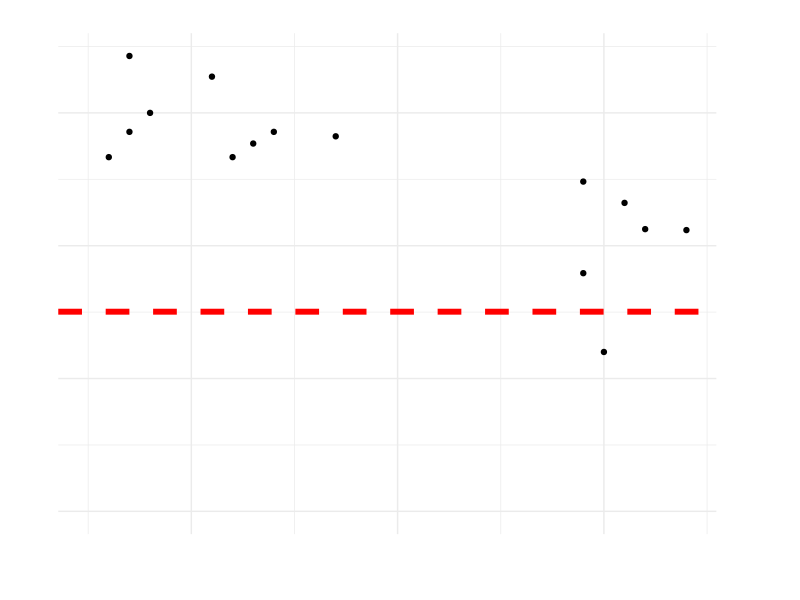

The R script that drew this image: (Note: this script raises an error after producing the figure.)
## ---- chunk 1
library(dplyr)
library(tidyr)
library(knitr)
library(readr)
library(ggplot2)
library(ggrepel)
library(stringr)
## ---- chunk 2
theme_set(theme_bw())
rbis_full <- read.csv("data/rbis-full.csv")
rbis_full <- rbis_full %>%
  mutate(rbi_percentage = round(RBI / Chances, digits = 4))

rbis_2020 <- read.csv("data/rbis-2020.csv")
rbis_2020 <- rbis_2020 %>%
  mutate(rbi_percentage = round(RBI / Chances, digits = 4))

mean_2020 <- sum(rbis_2020[["RBI"]]) / sum(rbis_2020[["Chances"]])
rbis_2020 %>%
  filter(Chances > 4) %>%
  ggplot(aes(x = Chances, y = rbi_percentage, label = Player)) + 
  geom_hline(yintercept = mean_2020, linetype = "dashed", color = "red", size = 2) +
  geom_point(data = subset(rbis_2020, Chances >= 29 | (Chances > 4 & rbi_percentage > 0.65))) + 
  geom_text(data = subset(rbis_2020, Chances < 29 & (Chances > 4 & rbi_percentage <= 0.65)),size = 3) +
  geom_label_repel(data = subset(rbis_2020, Chances >= 29 | (Chances > 4 & rbi_percentage > 0.65)), aes(fill = RBI),size = 3) +
  scale_fill_gradient(low = 'blue', high = 'red') +
  ggtitle("RBI Earned with Runner at Third Base, 2020") +
  xlab("At-Bats with a Runner at Third Base")+
  ylab("Proportion of Runners Batted In") +
  theme(plot.title = element_text(hjust = 0.5)) +
  labs(caption = "League Average = 0.376")
## ---- chunk 3


kable(head(rbis_full, n = 15))

mean_full <- sum(rbis_full[["RBI"]]) / sum(rbis_full[["Chances"]])
rbis_full %>%
  filter(Chances > 20) %>%
  ggplot(aes(x = Chances, y = rbi_percentage, label = Player)) + 
  geom_hline(yintercept = mean_full, linetype = "dashed", color = "red", size = 2) +
  geom_text() +
  scale_fill_gradient(low = 'blue', high = 'red') +
  ggtitle("RBI Earned with Runner at Third Base, 2016-2020") +
  xlab("At-Bats with a Runner at Third Base")+
  ylab("Proportion of Runners Batted In") +
  theme(plot.title = element_text(hjust = 0.5)) +
  labs(caption = "League Average = 0.384")
## ---- chunk 4
pitchers <- read_csv("data/pitcher-data.csv")
pitchers <- pitchers %>%
  select(-Pit, -Str) %>%
  drop_na()
pitchers <- pitchers %>%
  mutate(Year_ch = as.character(pitchers$Year))
         
for (i in pitchers$Rk){
  name <- str_split(pitchers[i,2], "-")[[1]]
  
  pitchers[i,2] <- str_c(name[1],pitchers[i,48], sep = " ")
}
pitchers <- pitchers %>%
  mutate(Player.f = as.factor(pitchers$Player))
pitchers$Player.f <- factor(pitchers$Player.f, levels = pitchers$Player.f[order(pitchers$`W-L%`)])

theme_set(theme_bw())
pitchers %>%
  filter(`W-L%` < 0.5) %>%
  ggplot(aes(x = ERA, y = `W-L%`, label = Player)) + 
  geom_point(size = 2) +
  geom_label_repel(data = subset(pitchers, `W-L%` < 0.34), fill = 'cyan') +
  geom_label_repel(data = subset(pitchers, ERA < 2.25), fill = 'coral') +
  ylab("Winning Percentage") +
  ggtitle("Every Qualified Season Since 1968 with an ERA Below 3.00 and More Losses than Wins") +
  labs(caption = "Data from Baseball-Reference") +
  theme(plot.title = element_text(hjust = 0.5)) 
